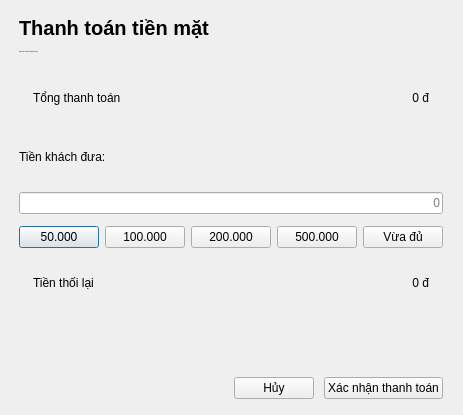
<?xml version="1.0" encoding="UTF-8"?>
<ui version="4.0">
 <class>CashPaymentDialog</class>
 <widget class="QDialog" name="CashPaymentDialog">
  <property name="geometry">
   <rect>
    <x>0</x>
    <y>0</y>
    <width>420</width>
    <height>415</height>
   </rect>
  </property>
  <property name="windowTitle">
   <string>Thanh toán tiền mặt</string>
  </property>
  <property name="styleSheet">
   <string notr="true">QDialog#CashPaymentDialog {
    background-color: #ffffff;
    color: #0f172a;
    font-family: &quot;Segoe UI&quot;, Arial, sans-serif;
}
QWidget {
    font-family: &quot;Segoe UI&quot;, Arial, sans-serif;
}
QLabel {
    background-color: transparent;
    border: none;
    color: #0f172a;
}

QLineEdit,
QComboBox,
QDateEdit,
QSpinBox,
QDoubleSpinBox {
    background-color: #ffffff;
    border: 1px solid #e2e8f0;
    border-radius: 8px;
    padding: 0px 12px;
    min-height: 38px;
    font-size: 13px;
    color: #0f172a;
    selection-background-color: #1d4ed8;
    selection-color: #ffffff;
}
QTextEdit {
    background-color: #ffffff;
    border: 1px solid #e2e8f0;
    border-radius: 8px;
    padding: 8px 10px;
    font-size: 13px;
    color: #0f172a;
    selection-background-color: #1d4ed8;
    selection-color: #ffffff;
}
QLineEdit:hover,
QComboBox:hover,
QDateEdit:hover,
QSpinBox:hover,
QDoubleSpinBox:hover,
QTextEdit:hover {
    border: 1px solid #cbd5e1;
}
QLineEdit:focus,
QComboBox:focus,
QDateEdit:focus,
QSpinBox:focus,
QDoubleSpinBox:focus,
QTextEdit:focus {
    border: 1px solid #1d4ed8;
}
QLineEdit:disabled,
QComboBox:disabled,
QDateEdit:disabled,
QSpinBox:disabled,
QDoubleSpinBox:disabled {
    background-color: #f8fafc;
    color: #94a3b8;
}
QComboBox::drop-down {
    subcontrol-origin: padding;
    subcontrol-position: center right;
    border: none;
    background-color: transparent;
    width: 26px;
}
QComboBox::down-arrow {
    image: url(assets/images/chevron-down.png);
    width: 10px;
    height: 10px;
}
QComboBox::down-arrow:on {
    image: url(assets/images/chevron-up.png);
}
QComboBox QAbstractItemView {
    background-color: #ffffff;
    border: 1px solid #e2e8f0;
    border-radius: 8px;
    padding: 4px;
    outline: none;
    selection-background-color: #eff6ff;
    selection-color: #1d4ed8;
}
QSpinBox::up-button,
QSpinBox::down-button,
QDoubleSpinBox::up-button,
QDoubleSpinBox::down-button,
QDateEdit::up-button,
QDateEdit::down-button {
    subcontrol-origin: border;
    width: 20px;
    border: none;
    background-color: transparent;
}
QSpinBox::up-button,
QDoubleSpinBox::up-button,
QDateEdit::up-button {
    subcontrol-position: top right;
}
QSpinBox::down-button,
QDoubleSpinBox::down-button,
QDateEdit::down-button {
    subcontrol-position: bottom right;
}
QSpinBox::up-button:hover,
QSpinBox::down-button:hover,
QDoubleSpinBox::up-button:hover,
QDoubleSpinBox::down-button:hover,
QDateEdit::up-button:hover,
QDateEdit::down-button:hover {
    background-color: #f1f5f9;
}
QSpinBox::up-arrow,
QDoubleSpinBox::up-arrow,
QDateEdit::up-arrow {
    image: url(assets/images/chevron-up.png);
    width: 9px;
    height: 9px;
}
QSpinBox::down-arrow,
QDoubleSpinBox::down-arrow,
QDateEdit::down-arrow {
    image: url(assets/images/chevron-down.png);
    width: 9px;
    height: 9px;
}
QCheckBox {
    background-color: transparent;
    color: #334155;
    font-size: 13px;
    font-weight: bold;
    spacing: 8px;
}
QCheckBox::indicator {
    width: 16px;
    height: 16px;
    border: 1px solid #cbd5e1;
    border-radius: 4px;
    background-color: #ffffff;
}
QCheckBox::indicator:hover {
    border: 1px solid #1d4ed8;
}
QCheckBox::indicator:checked {
    background-color: #1d4ed8;
    border: 1px solid #1d4ed8;
}

QPushButton {
    background-color: #ffffff;
    color: #64748b;
    border: 1px solid #e2e8f0;
    border-radius: 8px;
    padding: 0px 16px;
    min-height: 38px;
    font-size: 12px;
    font-weight: bold;
}
QPushButton:hover {
    background-color: #eff6ff;
    color: #1d4ed8;
    border: 1px solid #1d4ed8;
}
QPushButton:pressed {
    background-color: #dbeafe;
}
QPushButton:disabled {
    background-color: #f8fafc;
    color: #cbd5e1;
    border: 1px solid #e2e8f0;
}
QPushButton#RowActionButton {
    background-color: transparent;
    border: none;
    border-radius: 6px;
    padding: 0px;
    min-width: 28px;
    max-width: 28px;
    min-height: 28px;
    max-height: 28px;
}
QPushButton#RowActionButton:hover {
    background-color: #eff6ff;
}
QPushButton#RowActionButton:pressed {
    background-color: #dbeafe;
}

QTableWidget {
    background-color: transparent;
    border: none;
    gridline-color: #f1f5f9;
    font-size: 13px;
    color: #334155;
    outline: none;
}
QTableWidget::item {
    padding: 8px;
    border-bottom: 1px solid #f1f5f9;
}
QTableWidget::item:selected {
    background-color: #eff6ff;
    color: #1d4ed8;
}
QHeaderView {
    background-color: #f8fafc;
    border: none;
    border-bottom: 1px solid #e2e8f0;
}
QHeaderView::section {
    background-color: #f8fafc;
    color: #64748b;
    font-size: 11px;
    font-weight: 700;
    padding: 10px 8px;
    border: none;
    border-bottom: 1px solid #e2e8f0;
}
QTableCornerButton::section {
    background-color: #f8fafc;
    border: none;
}

QLabel[badge=&quot;info&quot;] {
    background-color: #dbeafe;
    color: #1d4ed8;
    border-radius: 6px;
    padding: 3px 10px;
    font-size: 11px;
    font-weight: 700;
}
QLabel[badge=&quot;success&quot;] {
    background-color: #d1fae5;
    color: #059669;
    border-radius: 6px;
    padding: 3px 10px;
    font-size: 11px;
    font-weight: 700;
}
QLabel[badge=&quot;warning&quot;] {
    background-color: #ffedd5;
    color: #ea580c;
    border-radius: 6px;
    padding: 3px 10px;
    font-size: 11px;
    font-weight: 700;
}
QLabel[badge=&quot;danger&quot;] {
    background-color: #fee2e2;
    color: #dc2626;
    border-radius: 6px;
    padding: 3px 10px;
    font-size: 11px;
    font-weight: 700;
}
QLabel[badge=&quot;neutral&quot;] {
    background-color: #e2e8f0;
    color: #64748b;
    border-radius: 6px;
    padding: 3px 10px;
    font-size: 11px;
    font-weight: 700;
}
QLabel[badge=&quot;violet&quot;] {
    background-color: #ede9fe;
    color: #6d28d9;
    border-radius: 6px;
    padding: 3px 10px;
    font-size: 11px;
    font-weight: 700;
}
QLabel[trend=&quot;up&quot;] {
    background-color: #ecfdf5;
    color: #059669;
    border-radius: 4px;
    padding: 2px 6px;
    font-size: 11px;
    font-weight: 700;
}
QLabel[trend=&quot;down&quot;] {
    background-color: #fef2f2;
    color: #dc2626;
    border-radius: 4px;
    padding: 2px 6px;
    font-size: 11px;
    font-weight: 700;
}
QLabel[trend=&quot;flat&quot;] {
    background-color: #f1f5f9;
    color: #64748b;
    border-radius: 4px;
    padding: 2px 6px;
    font-size: 11px;
    font-weight: 700;
}
QLabel[state=&quot;up&quot;] {
    color: #10b981;
    font-weight: bold;
}
QLabel[state=&quot;down&quot;] {
    color: #ef4444;
    font-weight: bold;
}
QLabel[state=&quot;flat&quot;] {
    color: #64748b;
    font-weight: bold;
}
QLabel[state=&quot;warning&quot;] {
    color: #eab308;
    font-weight: bold;
}
QLabel[state=&quot;safe&quot;] {
    color: #10b981;
}

QScrollArea {
    background-color: transparent;
    border: none;
}
QScrollArea &gt; QWidget &gt; QWidget {
    background-color: transparent;
}
QAbstractScrollArea::viewport {
    background-color: transparent;
}
QScrollBar:vertical {
    background-color: transparent;
    width: 10px;
    margin: 0px;
    border: none;
}
QScrollBar::handle:vertical {
    background-color: #cbd5e1;
    min-height: 35px;
    border-radius: 5px;
}
QScrollBar::handle:vertical:hover {
    background-color: #94a3b8;
}
QScrollBar::handle:vertical:pressed {
    background-color: #64748b;
}
QScrollBar::add-line:vertical,
QScrollBar::sub-line:vertical {
    height: 0px;
    width: 0px;
    background: transparent;
    border: none;
}
QScrollBar::up-arrow:vertical,
QScrollBar::down-arrow:vertical {
    width: 0px;
    height: 0px;
    background: transparent;
    border: none;
}
QScrollBar::add-page:vertical,
QScrollBar::sub-page:vertical {
    background: transparent;
}
QScrollBar:horizontal {
    background-color: transparent;
    height: 10px;
    margin: 0px;
    border: none;
}
QScrollBar::handle:horizontal {
    background-color: #cbd5e1;
    min-width: 35px;
    border-radius: 5px;
}
QScrollBar::handle:horizontal:hover {
    background-color: #94a3b8;
}
QScrollBar::handle:horizontal:pressed {
    background-color: #64748b;
}
QScrollBar::add-line:horizontal,
QScrollBar::sub-line:horizontal {
    width: 0px;
    height: 0px;
    background: transparent;
    border: none;
}
QScrollBar::left-arrow:horizontal,
QScrollBar::right-arrow:horizontal {
    width: 0px;
    height: 0px;
    background: transparent;
    border: none;
}
QScrollBar::add-page:horizontal,
QScrollBar::sub-page:horizontal {
    background: transparent;
}

QMenu {
    background-color: #ffffff;
    border: 1px solid #e2e8f0;
    border-radius: 8px;
    padding: 6px;
}
QMenu::item {
    background-color: transparent;
    color: #334155;
    border-radius: 6px;
    padding: 7px 18px;
    font-size: 13px;
}
QMenu::item:selected {
    background-color: #eff6ff;
    color: #1d4ed8;
}
QMenu::separator {
    height: 1px;
    background-color: #e2e8f0;
    margin: 6px 4px;
}

QLabel#lblTitle {
    color: #0f172a;
    font-weight: bold;
}

QLabel#lblSubTitle {
    color: #6b7280;
    font-size: 12px;
    font-weight: normal;
    margin-top: 4px;
}

QFrame#frameTotal {
    background-color: #ffffff;
    border: 1px solid #e2e8f0;
    border-radius: 10px;
}

QLabel#lblTotalCaption,
QLabel#lblCashCaption {
    color: #64748b;
    font-size: 12px;
}

QLabel#lblTotalValue {
    color: #0f172a;
    font-size: 20px;
    font-weight: bold;
}

QPushButton#btnConfirm {
    background-color: #1d4ed8;
    color: #ffffff;
    border: none;
    border-radius: 8px;
    padding: 0px 20px;
    min-height: 38px;
    font-size: 13px;
    font-weight: 700;
}
QPushButton#btnConfirm:hover {
    background-color: #1e3a8a;
}
QPushButton#btnConfirm:pressed {
    background-color: #1e40af;
}
QPushButton#btnConfirm:disabled {
    background-color: #cbd5e1;
    color: #f8fafc;
}

QLineEdit#txtCashReceived {
    font-size: 18px;
    font-weight: 700;
    min-height: 44px;
}
QFrame#frameChange {
    background-color: #f0fdf4;
    border: 1px solid #bbf7d0;
    border-radius: 10px;
}
QLabel#lblChangeCaption {
    color: #15803d;
    font-size: 12px;
}
QLabel#lblChangeValue {
    color: #15803d;
    font-size: 20px;
    font-weight: 700;
}
QLabel#lblError {
    color: #dc2626;
    font-size: 12px;
    font-weight: 600;
}
QPushButton#btnQuick50,
QPushButton#btnQuick100,
QPushButton#btnQuick200,
QPushButton#btnQuick500,
QPushButton#btnExactAmount {
    padding: 0px 4px;
    min-height: 34px;
    font-size: 12px;
}
</string>
  </property>
  <layout class="QVBoxLayout" name="mainLayout">
   <property name="spacing">
    <number>12</number>
   </property>
   <property name="sizeConstraint">
    <enum>QLayout::SizeConstraint::SetMinimumSize</enum>
   </property>
   <property name="leftMargin">
    <number>19</number>
   </property>
   <property name="topMargin">
    <number>16</number>
   </property>
   <property name="rightMargin">
    <number>20</number>
   </property>
   <property name="bottomMargin">
    <number>16</number>
   </property>
   <item>
    <layout class="QVBoxLayout" name="headerLayout">
     <property name="spacing">
      <number>0</number>
     </property>
     <property name="leftMargin">
      <number>0</number>
     </property>
     <property name="topMargin">
      <number>0</number>
     </property>
     <property name="rightMargin">
      <number>0</number>
     </property>
     <property name="bottomMargin">
      <number>0</number>
     </property>
     <item>
      <widget class="QLabel" name="lblTitle">
       <property name="font">
        <font>
         <family>Segoe UI</family>
         <pointsize>15</pointsize>
         <bold>true</bold>
        </font>
       </property>
       <property name="text">
        <string>Thanh toán tiền mặt</string>
       </property>
      </widget>
     </item>
     <item>
      <widget class="QLabel" name="lblSubTitle">
       <property name="font">
        <font>
         <family>Segoe UI</family>
         <pointsize>-1</pointsize>
         <bold>false</bold>
        </font>
       </property>
       <property name="text">
        <string>Nhập số tiền khách đưa để tính tiền thối lại</string>
       </property>
      </widget>
     </item>
    </layout>
   </item>
   <item>
    <widget class="QFrame" name="frameTotal">
     <property name="frameShape">
      <enum>QFrame::Shape::NoFrame</enum>
     </property>
     <layout class="QHBoxLayout" name="totalLayout">
      <property name="spacing">
       <number>10</number>
      </property>
      <property name="leftMargin">
       <number>14</number>
      </property>
      <property name="topMargin">
       <number>10</number>
      </property>
      <property name="rightMargin">
       <number>14</number>
      </property>
      <property name="bottomMargin">
       <number>10</number>
      </property>
      <item>
       <widget class="QLabel" name="lblTotalCaption">
        <property name="text">
         <string>Tổng thanh toán</string>
        </property>
       </widget>
      </item>
      <item>
       <spacer name="totalSpacer">
        <property name="orientation">
         <enum>Qt::Orientation::Horizontal</enum>
        </property>
        <property name="sizeHint" stdset="0">
         <size>
          <width>40</width>
          <height>20</height>
         </size>
        </property>
       </spacer>
      </item>
      <item>
       <widget class="QLabel" name="lblTotalValue">
        <property name="text">
         <string>0 đ</string>
        </property>
        <property name="alignment">
         <set>Qt::AlignmentFlag::AlignRight|Qt::AlignmentFlag::AlignTrailing|Qt::AlignmentFlag::AlignVCenter</set>
        </property>
       </widget>
      </item>
     </layout>
    </widget>
   </item>
   <item>
    <widget class="QLabel" name="lblCashCaption">
     <property name="text">
      <string>Tiền khách đưa:</string>
     </property>
    </widget>
   </item>
   <item>
    <widget class="QLineEdit" name="txtCashReceived">
     <property name="alignment">
      <set>Qt::AlignmentFlag::AlignRight|Qt::AlignmentFlag::AlignTrailing|Qt::AlignmentFlag::AlignVCenter</set>
     </property>
     <property name="placeholderText">
      <string>0</string>
     </property>
    </widget>
   </item>
   <item>
    <layout class="QHBoxLayout" name="quickAmountLayout">
     <property name="spacing">
      <number>6</number>
     </property>
     <item>
      <widget class="QPushButton" name="btnQuick50">
       <property name="cursor">
        <cursorShape>PointingHandCursor</cursorShape>
       </property>
       <property name="text">
        <string>50.000</string>
       </property>
       <property name="class" stdset="0">
        <string>quickAmount</string>
       </property>
      </widget>
     </item>
     <item>
      <widget class="QPushButton" name="btnQuick100">
       <property name="cursor">
        <cursorShape>PointingHandCursor</cursorShape>
       </property>
       <property name="text">
        <string>100.000</string>
       </property>
       <property name="class" stdset="0">
        <string>quickAmount</string>
       </property>
      </widget>
     </item>
     <item>
      <widget class="QPushButton" name="btnQuick200">
       <property name="cursor">
        <cursorShape>PointingHandCursor</cursorShape>
       </property>
       <property name="text">
        <string>200.000</string>
       </property>
       <property name="class" stdset="0">
        <string>quickAmount</string>
       </property>
      </widget>
     </item>
     <item>
      <widget class="QPushButton" name="btnQuick500">
       <property name="cursor">
        <cursorShape>PointingHandCursor</cursorShape>
       </property>
       <property name="text">
        <string>500.000</string>
       </property>
       <property name="class" stdset="0">
        <string>quickAmount</string>
       </property>
      </widget>
     </item>
     <item>
      <widget class="QPushButton" name="btnExactAmount">
       <property name="cursor">
        <cursorShape>PointingHandCursor</cursorShape>
       </property>
       <property name="text">
        <string>Vừa đủ</string>
       </property>
       <property name="class" stdset="0">
        <string>quickAmount</string>
       </property>
      </widget>
     </item>
    </layout>
   </item>
   <item>
    <widget class="QFrame" name="frameChange">
     <property name="frameShape">
      <enum>QFrame::Shape::NoFrame</enum>
     </property>
     <layout class="QHBoxLayout" name="changeLayout">
      <property name="spacing">
       <number>10</number>
      </property>
      <property name="leftMargin">
       <number>14</number>
      </property>
      <property name="topMargin">
       <number>10</number>
      </property>
      <property name="rightMargin">
       <number>14</number>
      </property>
      <property name="bottomMargin">
       <number>10</number>
      </property>
      <item>
       <widget class="QLabel" name="lblChangeCaption">
        <property name="text">
         <string>Tiền thối lại</string>
        </property>
       </widget>
      </item>
      <item>
       <spacer name="changeSpacer">
        <property name="orientation">
         <enum>Qt::Orientation::Horizontal</enum>
        </property>
        <property name="sizeHint" stdset="0">
         <size>
          <width>40</width>
          <height>20</height>
         </size>
        </property>
       </spacer>
      </item>
      <item>
       <widget class="QLabel" name="lblChangeValue">
        <property name="text">
         <string>0 đ</string>
        </property>
        <property name="alignment">
         <set>Qt::AlignmentFlag::AlignRight|Qt::AlignmentFlag::AlignTrailing|Qt::AlignmentFlag::AlignVCenter</set>
        </property>
       </widget>
      </item>
     </layout>
    </widget>
   </item>
   <item>
    <widget class="QLabel" name="lblError">
     <property name="text">
      <string/>
     </property>
     <property name="wordWrap">
      <bool>true</bool>
     </property>
    </widget>
   </item>
   <item>
    <layout class="QHBoxLayout" name="actionLayout">
     <property name="spacing">
      <number>10</number>
     </property>
     <item>
      <spacer name="actionSpacer">
       <property name="orientation">
        <enum>Qt::Orientation::Horizontal</enum>
       </property>
       <property name="sizeHint" stdset="0">
        <size>
         <width>40</width>
         <height>20</height>
        </size>
       </property>
      </spacer>
     </item>
     <item>
      <widget class="QPushButton" name="btnCancel">
       <property name="cursor">
        <cursorShape>PointingHandCursor</cursorShape>
       </property>
       <property name="text">
        <string>Hủy</string>
       </property>
      </widget>
     </item>
     <item>
      <widget class="QPushButton" name="btnConfirm">
       <property name="cursor">
        <cursorShape>PointingHandCursor</cursorShape>
       </property>
       <property name="text">
        <string>Xác nhận thanh toán</string>
       </property>
      </widget>
     </item>
    </layout>
   </item>
  </layout>
 </widget>
 <resources/>
 <connections/>
</ui>
